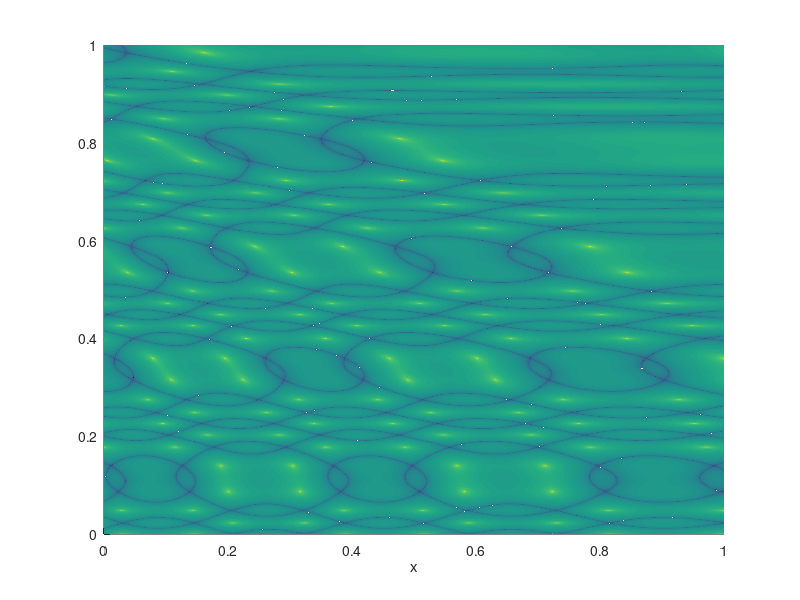

This figure's MATLAB source:
figure(1)
x = linspace(0,1,1000);
y = linspace(0,1,1000);
[X, Y] = meshgrid(x,y);
X = X';
Y = Y';
a = 3;
b = 10;
c = 18;
d = 14;
g = @(x,y) sin(a*(sin(c*sin(X+Y.*Y))+0.01))+cos(b*(sin(d*Y)+0.01));
surf(X,Y,log10(abs(tan(pi/4*(g(X,Y))))),'EdgeColor','none','LineStyle','none')
% surf(X,Y,g(X,Y),'EdgeColor','none','LineStyle','none')

xlabel x


view(0,90)
